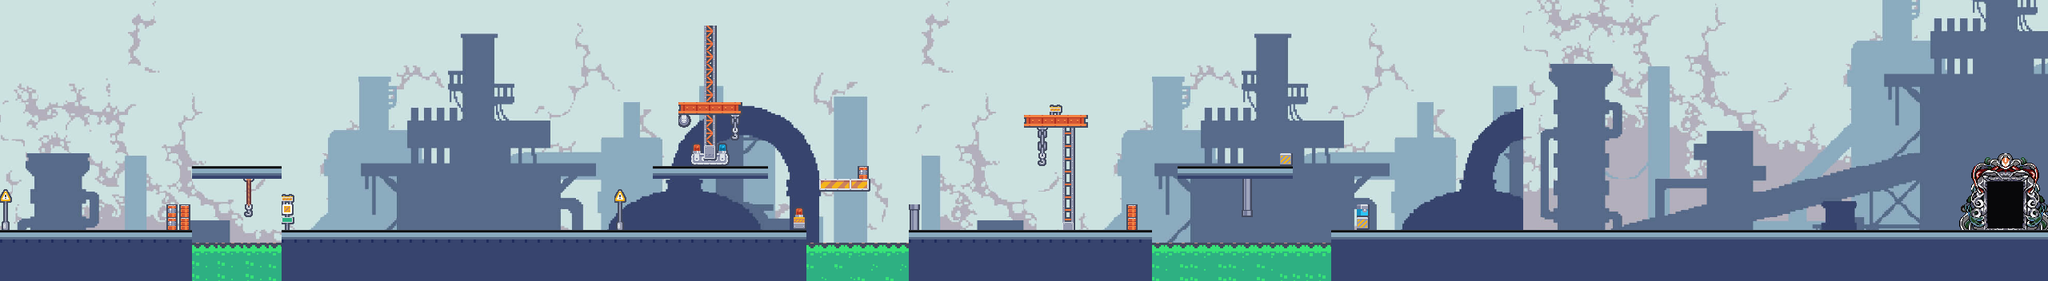

Rendered tile map (Tiled .tmx) drawn with the repository's tilesets; below, a short description and the map source with its tile grids summarised:
An orthogonal 160x22 tile map with 16x16 px tiles, 2 tile layers (Ground, Graphic), 6 tilesets and 49 objects.

<map version="1.10" tiledversion="1.11.0" orientation="orthogonal" renderorder="right-down" width="160" height="22" tilewidth="16" tileheight="16" infinite="0" nextlayerid="15" nextobjectid="380">
 <tileset firstgid="1" source="Sample.tsx" />
 <tileset firstgid="1825" source="Mytileset.tsx" />
 <tileset firstgid="1889" source="tilemap_packed.tsx" />
 <tileset firstgid="2001" source="groundindustrial.tsx" />
 <tileset firstgid="4881" source="industrialgraphic.tsx" />
 <tileset firstgid="7503" source="TileConvert/Portal.tsx" />
 <layer id="1" name="Ground" width="160" height="22">
  <data>[3520 cells, 3520 non-empty, 1871 distinct tile ids]</data>
 </layer>
 <layer id="2" name="Graphic" width="160" height="22">
  <data>[3520 cells, 751 non-empty, 104 distinct tile ids]</data>
 </layer>
 <objectgroup id="3" name="Ground">
  <object id="44" x="0" y="288" width="240" height="15.5" />
  <object id="54" x="1136" y="288" width="304" height="16" />
  <object id="150" x="0" y="0" height="288" />
  <object id="249" x="352" y="288" width="656" height="16" />
  <object id="322" x="1664" y="288" width="896" height="16" />
  <object id="341" x="0" y="240" width="16" height="48" />
  <object id="342" x="208" y="256" width="32" height="32" />
  <object id="344" x="352" y="240" width="16" height="48" />
  <object id="346" x="768" y="240" width="16" height="48" />
  <object id="347" x="992" y="256" width="16" height="32" />
  <object id="351" x="1024" y="224" width="64" height="16" />
  <object id="352" x="1072" y="208" width="16" height="16" />
  <object id="358" x="816" y="208" width="144" height="16" />
  <object id="360" x="1136" y="256" width="16" height="32" />
  <object id="361" x="1408" y="256" width="16" height="32" />
  <object id="362" x="1472" y="208" width="144" height="16" />
  <object id="365" x="1600" y="192" width="16" height="16" />
  <object id="366" x="1696" y="256" width="16" height="32" />
  <object id="368" x="240" y="208" width="112" height="16" />
  <object id="372" x="2560" y="96" height="192" />
  <object id="374" x="0" y="112" height="176" />
 </objectgroup>
 <objectgroup id="5" name="Pipes">
  <object id="102" x="1136" y="256" width="16" height="32" />
  <object id="104" x="1408" y="256" width="16" height="32" />
  <object id="106" x="1696" y="256" width="16" height="32" />
  <object id="191" x="992" y="256" width="16" height="32" />
  <object id="212" x="352" y="240" width="16" height="48" />
  <object id="236" x="768" y="240" width="16" height="48" />
  <object id="286" x="784" y="108" height="96" />
  <object id="299" x="462.667" y="105.333" width="1.33333" height="90.6667" />
  <object id="301" x="16" y="89" height="96" />
  <object id="330" x="1696" y="76" height="144" />
  <object id="332" x="2528" y="84" height="144" />
  <object id="376" x="2416" y="224" width="16" height="64" />
 </objectgroup>
 <objectgroup id="6" name="Water">
  <object id="116" x="240" y="304" width="112" height="16" />
  <object id="121" x="1008" y="304" width="128" height="16" />
  <object id="123" x="1440" y="304" width="224" height="16" />
 </objectgroup>
 <objectgroup id="4" name="Bricks" />
 <objectgroup id="7" name="Orc">
  <object id="199" x="1776" y="272" width="16" height="16" />
  <object id="202" x="1248" y="272" width="16" height="16" />
 </objectgroup>
 <objectgroup id="9" name="Chest">
  <object id="241" x="880" y="272" width="16" height="16" />
 </objectgroup>
 <objectgroup id="10" name="Eye">
  <object id="306" x="192" y="144" width="16" height="16" />
  <object id="308" x="608" y="177" width="16" height="16" />
  <object id="333" x="1840" y="159" width="16" height="16" />
  <object id="337" x="2192" y="191" width="16" height="16" />
 </objectgroup>
 <objectgroup id="11" name="Chest1">
  <object id="204" x="272" y="192" width="16" height="16" />
  <object id="243" x="1536" y="192" width="14.6667" height="13.3333" />
 </objectgroup>
 <objectgroup id="12" name="Skeleton">
  <object id="208" x="432" y="272" width="16" height="16" />
  <object id="315" x="624" y="272" width="16" height="16" />
  <object id="339" x="2240" y="272" width="16" height="16" />
 </objectgroup>
 <objectgroup id="14" name="Port">
  <object id="378" x="2492.67" y="228" width="29" height="60" />
 </objectgroup>
</map>
